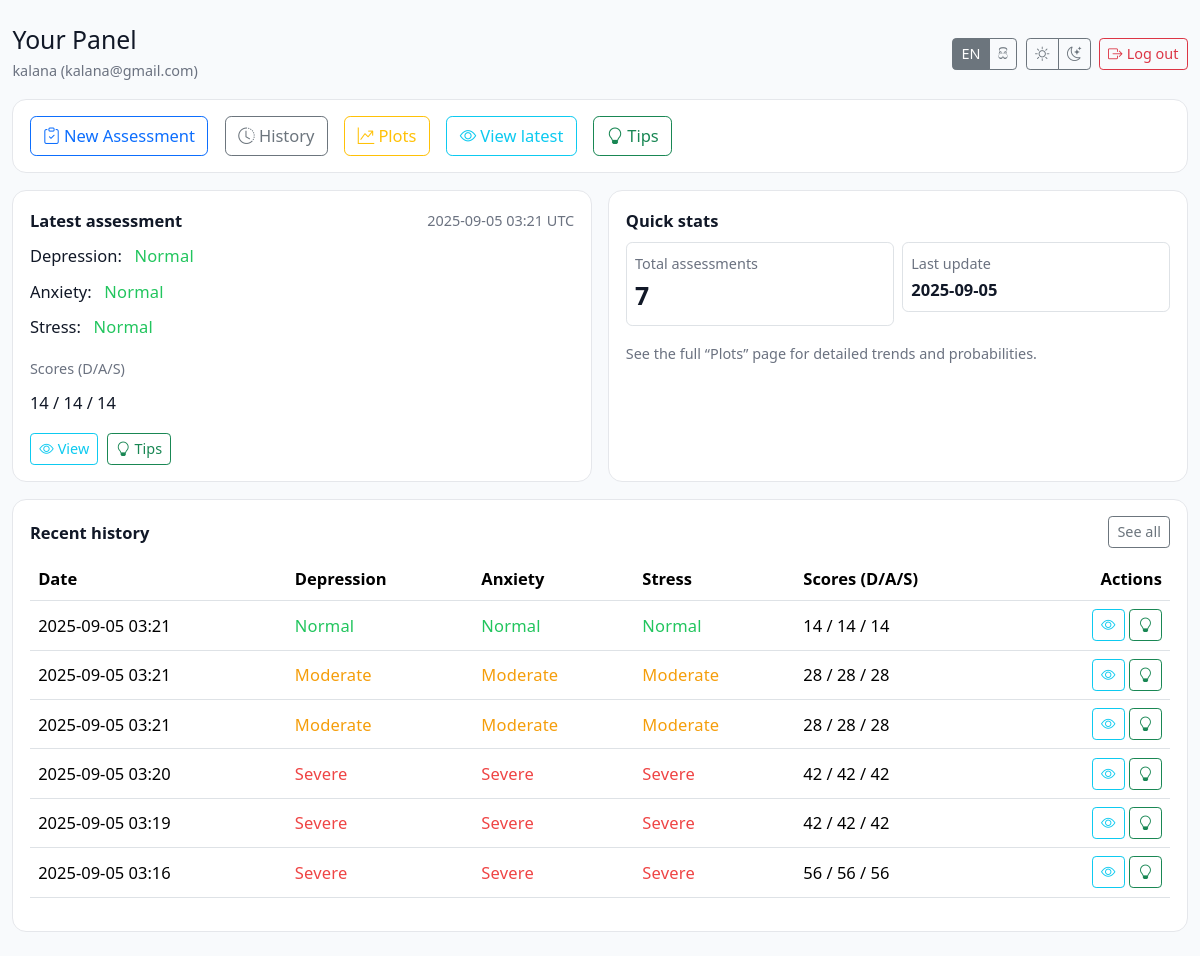
The page /panel (signed in) on the database its author committed.
### app.py (models this page shows, shortened)
class User(db.Model, UserMixin):
    __tablename__ = "users"
    id = db.Column(db.String(36), primary_key=True, default=lambda: str(_uuid.uuid4()))
    email = db.Column(db.String(255), unique=True, nullable=False, index=True)
    name = db.Column(db.String(120), nullable=True)
    password_hash = db.Column(db.String(255), nullable=False)
    created_at = db.Column(db.DateTime, default=datetime.utcnow)
    is_active = db.Column(db.Boolean, default=True)

class Assessment(db.Model):
    __tablename__ = "assessments"
    id = db.Column(db.String(36), primary_key=True, default=lambda: str(_uuid.uuid4()))
    created_at = db.Column(db.DateTime, default=datetime.utcnow, index=True)
    session_id = db.Column(db.String(64), index=True, nullable=True)
    user_id = db.Column(db.String(36), db.ForeignKey("users.id"), nullable=True)
    consent_version = db.Column(db.String(16), nullable=True)
    model_version = db.Column(db.String(32), nullable=False, default=MODEL_VERSION)
    dep_score = db.Column(db.Integer, nullable=False)
    anx_score = db.Column(db.Integer, nullable=False)
    str_score = db.Column(db.Integer, nullable=False)
    dep_pred = db.Column(db.Integer, nullable=False)
    anx_pred = db.Column(db.Integer, nullable=False)
    str_pred = db.Column(db.Integer, nullable=False)
    dep_proba_json = db.Column(db.Text, nullable=False)
    anx_proba_json = db.Column(db.Text, nullable=False)
    str_proba_json = db.Column(db.Text, nullable=False)
    raw_answers_json = db.Column(db.Text, nullable=True)
    user = db.relationship("User", backref="assessments")

### app.py (the view)
@app.route("/panel")
@login_required
def user_panel():
    items = (Assessment.query
             .filter(Assessment.user_id == current_user.id)
             .order_by(Assessment.created_at.desc())
             .all())
    total = len(items)
    latest = items[0] if total else None
    recent = items[:6] if total else []
    return render_template(
        "user_panel.html",
        total=total,
        latest=latest,
        recent=recent,
        label_map=g.label_map
    )

### app.py (called while the page is built)
@login_manager.user_loader
def load_user(user_id):
    return User.query.get(user_id)

def get_locale():
    return session.get("lang", "en")

def load_questions_for_locale(locale_code: str):
    fname = "dass42_questions.si.json" if locale_code == "si" else "dass42_questions.en.json"
    fpath = I18N_DIR / fname
    with open(fpath, "r", encoding="utf-8") as f:
        qmap = json.load(f)
    return {col: qmap.get(col, col) for col in question_columns}

@app.before_request
def _inject_i18n_maps():
    lang = get_locale()
    g.lang = lang
    g.label_map = LABEL_MAPS.get(lang, LABEL_MAPS["en"])
    g.question_map = load_questions_for_locale(lang)

### templates/user_panel.html (shortened to what this page needs)
<!doctype html>
<html lang="{{ 'si' if g.lang == 'si' else 'en' }}">
<head>
  <link href="https://cdn.jsdelivr.net/npm/bootstrap@5.3.2/dist/css/bootstrap.min.css" rel="stylesheet">
  <link href="https://cdn.jsdelivr.net/npm/bootstrap-icons@1.11.3/font/bootstrap-icons.css" rel="stylesheet">
  <link href="{{ url_for('static', filename='css/theme.css') }}" rel="stylesheet">
</head>
<body>
<div class="container py-4">
  <div class="d-flex flex-wrap justify-content-between align-items-center mb-3 gap-2">
    <div>
      <h1 class="h4 mb-1">{% if g.lang == 'si' %}ඔබගේ පුවරුව{% else %}Your Panel{% endif %}</h1>
      <div class="small text-muted">
        {% if current_user and current_user.is_authenticated %}
          {{ current_user.name or 'User' }} ({{ current_user.email }})
        {% endif %}
      </div>
    </div>
    <div class="d-flex align-items-center gap-2">
      <div class="btn-group">
        <a href="{{ url_for('set_language', code='en') }}" class="btn btn-sm btn-outline-secondary {% if g.lang == 'en' %}active{% endif %}">EN</a>
        <a href="{{ url_for('set_language', code='si') }}" class="btn btn-sm btn-outline-secondary {% if g.lang == 'si' %}active{% endif %}">සි</a>
      </div>
      <div class="btn-group">
        <button id="themeLight" class="btn btn-sm btn-outline-secondary" title="Light"><i class="bi bi-sun"></i></button>
        <button id="themeDark"  class="btn btn-sm btn-outline-secondary" title="Dark"><i class="bi bi-moon-stars"></i></button>
      </div>
      <a class="btn btn-sm btn-outline-danger" href="{{ url_for('logout') }}">
        <i class="bi bi-box-arrow-right me-1"></i>{% if g.lang=='si' %}පිටවෙන්න{% else %}Log out{% endif %}
      </a>
    </div>
  </div>
  <div class="card-soft p-3 mb-3">
    <div class="d-flex flex-wrap gap-3">
      <a class="btn btn-outline-primary" href="{{ url_for('assessment') }}">
        <i class="bi bi-clipboard-check me-1"></i>{% if g.lang=='si' %}නව තක්සේරුව{% else %}New Assessment{% endif %}
      </a>
      <a class="btn btn-outline-secondary" href="{{ url_for('history') }}">
        <i class="bi bi-clock-history me-1"></i>{% if g.lang=='si' %}ඉතිහාසය{% else %}History{% endif %}
      </a>
      <a class="btn btn-outline-warning" href="{{ url_for('dashboard') }}">
        <i class="bi bi-graph-up-arrow me-1"></i>{% if g.lang=='si' %}ප්ලොට්{% else %}Plots{% endif %}
      </a>
      {% if latest %}
        <a class="btn btn-outline-info" href="{{ url_for('history_detail', assessment_id=latest.id) }}">
          <i class="bi bi-eye me-1"></i>{% if g.lang=='si' %}දැක්ම{% else %}View latest{% endif %}
        </a>
        <a class="btn btn-outline-success" href="{{ url_for('advice_page', assessment_id=latest.id) }}">
          <i class="bi bi-lightbulb me-1"></i>{% if g.lang=='si' %}උපදෙස්{% else %}Tips{% endif %}
        </a>
      {% endif %}
    </div>
  </div>
  {% if total == 0 %}
    <div class="card-soft p-4 text-center">
      <div class="mb-2 fs-5">{% if g.lang=='si' %}තක්සේරු දත්ත නොමැත{% else %}No assessments yet{% endif %}</div>
      <p class="text-muted mb-3">{% if g.lang=='si' %}ඔබගේ ප්‍රවණතා දැකීමට පළමුව තක්සේරුවක් පුරවන්න.{% else %}Complete your first assessment to see your trends.{% endif %}</p>
      <a class="btn btn-primary" href="{{ url_for('assessment') }}">
        <i class="bi bi-clipboard-check me-1"></i>{% if g.lang=='si' %}ආරම්භ කරන්න{% else %}Start now{% endif %}
      </a>
    </div>
  {% else %}
  <div class="row g-3 mb-3">
    <div class="col-lg-6">
      <div class="card-soft p-3 h-100">
        <div class="d-flex justify-content-between align-items-center mb-2">
          <div class="fw-semibold">
            {% if g.lang=='si' %}මෑතතම තක්සේරුව{% else %}Latest assessment{% endif %}
          </div>
          <div class="small text-muted">{{ latest.created_at.strftime("%Y-%m-%d %H:%M UTC") }}</div>
        </div>
        <div class="mb-2">
          <span class="me-2">Depression:</span>
          <span class="severity {% if latest.dep_pred == 2 %}sev-severe{% elif latest.dep_pred == 1 %}sev-moderate{% else %}sev-normal{% endif %}">
            {{ label_map.get(latest.dep_pred, latest.dep_pred) }}
          </span>
        </div>
        <div class="mb-2">
          <span class="me-2">Anxiety:</span>
          <span class="severity {% if latest.anx_pred == 2 %}sev-severe{% elif latest.anx_pred == 1 %}sev-moderate{% else %}sev-normal{% endif %}">
            {{ label_map.get(latest.anx_pred, latest.anx_pred) }}
          </span>
        </div>
        <div class="mb-3">
          <span class="me-2">Stress:</span>
          <span class="severity {% if latest.str_pred == 2 %}sev-severe{% elif latest.str_pred == 1 %}sev-moderate{% else %}sev-normal{% endif %}">
            {{ label_map.get(latest.str_pred, latest.str_pred) }}
          </span>
        </div>
        <div class="small text-muted mb-2">{% if g.lang=='si' %}ලකුණු (D/A/S){% else %}Scores (D/A/S){% endif %}</div>
        <div class="fs-6">{{ latest.dep_score }} / {{ latest.anx_score }} / {{ latest.str_score }}</div>
        <div class="mt-3 d-flex gap-2">
          <a class="btn btn-sm btn-outline-info" href="{{ url_for('history_detail', assessment_id=latest.id) }}">
            <i class="bi bi-eye me-1"></i>{% if g.lang=='si' %}බලන්න{% else %}View{% endif %}
          </a>
          <a class="btn btn-sm btn-outline-success" href="{{ url_for('advice_page', assessment_id=latest.id) }}">
            <i class="bi bi-lightbulb me-1"></i>{% if g.lang=='si' %}උපදෙස්{% else %}Tips{% endif %}
          </a>
        </div>
      </div>
    </div>
    <div class="col-lg-6">
      <div class="card-soft p-3 h-100">
        <div class="fw-semibold mb-2">{% if g.lang=='si' %}ඉක්මන් සංඛ්‍යාත{% else %}Quick stats{% endif %}</div>
        <div class="row g-2">
          <div class="col-sm-6">
            <div class="border rounded p-2">
              <div class="small muted-line">{% if g.lang=='si' %}මුළු තක්සේරු{% else %}Total assessments{% endif %}</div>
              <div class="fs-4 fw-semibold">{{ total }}</div>
            </div>
          </div>
          <div class="col-sm-6">
            <div class="border rounded p-2">
              <div class="small muted-line">{% if g.lang=='si' %}අවසන් කරද්දී{% else %}Last update{% endif %}</div>
              <div class="fw-semibold">{{ latest.created_at.strftime("%Y-%m-%d") }}</div>
            </div>
          </div>
        </div>
        <div class="mt-3 text-muted small">
          {% if g.lang=='si' %}සම්පූර්ණ ප්‍රවණතා දැකීමට “ප්ලොට්” පිටුවට යන්න.{% else %}See the full “Plots” page for detailed trends and probabilities.{% endif %}
        </div>
      </div>
    </div>
  </div>
  <div class="card-soft p-3">
    <div class="d-flex justify-content-between align-items-center mb-2">
      <div class="fw-semibold">{% if g.lang=='si' %}මෑත ඉතිහාසය{% else %}Recent history{% endif %}</div>
      <a class="btn btn-sm btn-outline-secondary" href="{{ url_for('history') }}">
        {% if g.lang=='si' %}සම්පූර්ණ ඉතිහාසය{% else %}See all{% endif %}
      </a>
    </div>
    <div class="table-responsive">
      <table class="table table-hover align-middle">
        <thead>
          <tr>
            <th class="text-nowrap">{% if g.lang=='si' %}දිනය{% else %}Date{% endif %}</th>
            <th>Depression</th><th>Anxiety</th><th>Stress</th>
            <th class="text-nowrap">{% if g.lang=='si' %}ලකුණු (D/A/S){% else %}Scores (D/A/S){% endif %}</th>
            <th class="text-end">{% if g.lang=='si' %}ක්‍රියා{% else %}Actions{% endif %}</th>
          </tr>
        </thead>
        <tbody>
        {% for a in recent %}
          <tr>
            <td class="text-nowrap">{{ a.created_at.strftime("%Y-%m-%d %H:%M") }}</td>
            <td class="sev-cell">
              <span class="severity {% if a.dep_pred == 2 %}sev-severe{% elif a.dep_pred == 1 %}sev-moderate{% else %}sev-normal{% endif %}">
                {{ label_map.get(a.dep_pred, a.dep_pred) }}
              </span>
            </td>
            <td class="sev-cell">
              <span class="severity {% if a.anx_pred == 2 %}sev-severe{% elif a.anx_pred == 1 %}sev-moderate{% else %}sev-normal{% endif %}">
                {{ label_map.get(a.anx_pred, a.anx_pred) }}
              </span>
            </td>
            <td class="sev-cell">
              <span class="severity {% if a.str_pred == 2 %}sev-severe{% elif a.str_pred == 1 %}sev-moderate{% else %}sev-normal{% endif %}">
                {{ label_map.get(a.str_pred, a.str_pred) }}
              </span>
            </td>
            <td>{{ a.dep_score }} / {{ a.anx_score }} / {{ a.str_score }}</td>
            <td class="text-end">
              <a class="btn btn-sm btn-outline-info" href="{{ url_for('history_detail', assessment_id=a.id) }}">
                <i class="bi bi-eye"></i>
              </a>
              <a class="btn btn-sm btn-outline-success" href="{{ url_for('advice_page', assessment_id=a.id) }}">
                <i class="bi bi-lightbulb"></i>
              </a>
            </td>
          </tr>
        {% endfor %}
        </tbody>
      </table>
    </div>
  </div>
  {% endif %}
</div>
</body>
</html>

### static/css/theme.css (style rules this page uses)
:root { --bg: #f8fafc; --card: #ffffff; --muted: #6b7280; --border: #e5e7eb; --text: #111827; --text-soft: #374151; --badge-soft-bg: #eef2ff; --badge-soft-fg: #3730a3; --shadow-lg: 0 6px 22px rgba(0,0,0,0.06); }
html, body { background: var(--bg) !important; color: var(--text); font-size: 16.5px; line-height: 1.65; }
h1, h2, h3, h4, h5, h6 { line-height: 1.3; margin-top: 1.2rem; margin-bottom: .8rem; }
.text-muted { color: var(--muted) !important; }

### templates/user_panel.html (style rules this page uses)
.container { max-width: 1200px; }
.card-soft { background: var(--card); border: 1px solid var(--border); border-radius: 14px; box-shadow: var(--shadow-md); }
.muted-line { color: var(--muted); }
.severity { font-weight: 400; letter-spacing: .2px; }
.sev-normal { color: #22c55e; }
.sev-moderate { color: #f59e0b; }
.sev-severe { color: #ef4444; }
td.sev-cell { white-space: nowrap; }

### rows shown on the page
User: name "kalana", email "kalana@gmail.com"
Assessment: created_at "2025-09-05 03:21 UTC", get "Normal", dep_score "14", anx_score "14", str_score "14", created_at "2025-09-05", created_at "2025-09-05 03:21"
Assessment: created_at "2025-09-05 03:21", get "Moderate", dep_score "28", anx_score "28", str_score "28"
Assessment: created_at "2025-09-05 03:21", get "Moderate", dep_score "28", anx_score "28", str_score "28"
Assessment: created_at "2025-09-05 03:20", get "Severe", dep_score "42", anx_score "42", str_score "42"
Assessment: created_at "2025-09-05 03:19", get "Severe", dep_score "42", anx_score "42", str_score "42"
Assessment: created_at "2025-09-05 03:16", get "Severe", dep_score "56", anx_score "56", str_score "56"

### other values the page prints
{{ total }} "7"
